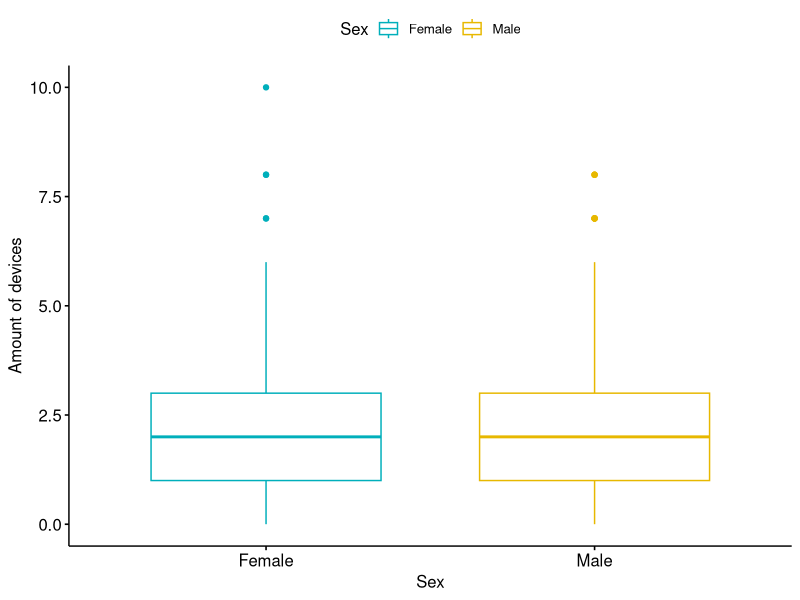
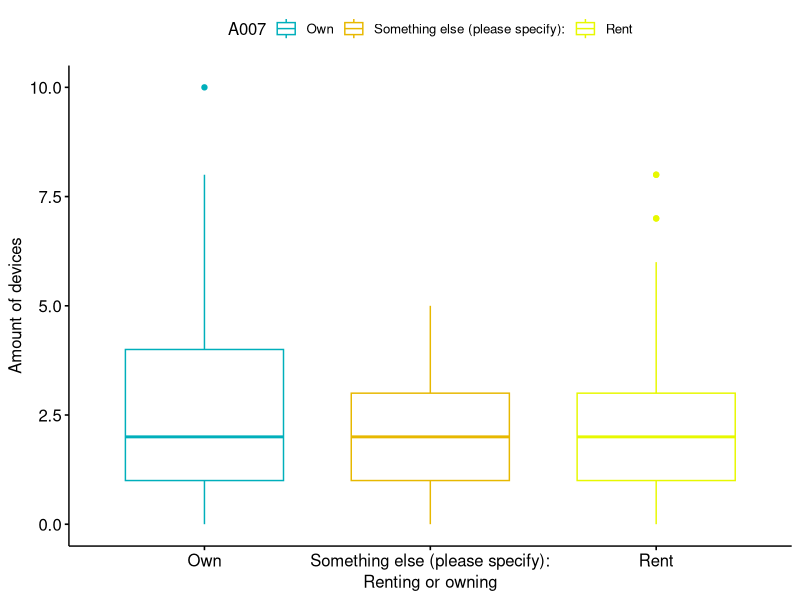

Write R code to recreate these figures, in order. (Note: this script raises an error after producing the figures.)
list.of.packages <- c("ggplot2", "tidyverse", "dplyr", "ggpubr","readxl")
new.packages <-
  list.of.packages[!(list.of.packages %in% installed.packages()[, "Package"])]
if (length(new.packages))
  install.packages(new.packages)

library(tidyverse)
library(dplyr)
library(ggplot2)
library(ggpubr)
library(rstatix)
library(readxl)


singleSourceOfTruthAppended_old <-
  read_csv("singleSourceOfTruthAppended.csv")
weirdGuys <-
  subset(singleSourceOfTruthAppended_old,
         is.na(`Current Country of Residence`))
save(weirdGuys, file = "weirdGuys.csv")
singleSourceOfTruthAppended <-
  read_xlsx("singleSourceOfTruthAppended_P.xlsx")
singleSourceOfTruthAppended <-
  subset(singleSourceOfTruthAppended,
         `Current Country of Residence` != "NA")


########################## RQ_03 ###################################################

##H1####
#plotting sex against amount of devices (purely out of interest)
ggboxplot(
  singleSourceOfTruthAppended,
  x = "Sex",
  y = "R101",
  color = "Sex",
  palette = c("#00AFBB", "#E7B800"),
  ylab = "Amount of devices",
  xlab = "Sex"
)


# testing for amount of devices per property ownership / renting a property

ggboxplot(
  singleSourceOfTruthAppended,
  x = "A007",
  y = "R101",
  color = "A007",
  palette = c("#00AFBB", "#E7B800", "#E7F800"),
  ylab = "Amount of devices",
  xlab = "Renting or owning"
)

wilcox.test(R101 ~ A007 == "Rent" |
              A007 == "Own") # no statistical significance found
kruskal_test(singleSourceOfTruthAppended, formula = R101 ~ A007) # 0.0701

# testing for amount of children in household

ggboxplot(
  singleSourceOfTruthAppended,
  x = "A004",
  y = "R101",
  color = "A004",
  palette = c("#00AFBB", "#E7B800"),
  ylab = "Amount of devices",
  xlab = "Children or no children"
)
##H2####



##H3####
##testing wilcox test for children > 0 impact on amount of devices##
singleSourceOfTruthAppended$A004 <-
  cut(singleSourceOfTruthAppended$A004, breaks = c(0, 1, Inf)) ## adding levels to children
singleSourceOfTruthAppended$A004 <-
  as.factor(singleSourceOfTruthAppended$A004)


#plotting having children and not having children against eachother
ggboxplot(
  singleSourceOfTruthAppended,
  x = "A004",
  y = "R101",
  color = "A004",
  palette = c("#00AFBB", "#E7B800"),
  ylab = "Amount of devices",
  xlab = "Children or no children"
)

wilcox.test(R101, na.omit(A004))##mann whitney u test #not significant

wilcox_test(singleSourceOfTruthAppended, R101 ~ A004) #p = 0.888

#testing for children affecting the type of usage the user is comfortable with

# 1 E205_01	Usage type: Voice commands via a Smart Speaker
# 2	E205_02	Usage type: Voice commands via a Smartphone Voice Assistant
# 3	E205_03	Usage type: Smartphone App for the Device
# 4	E205_04	Usage type: Smartphone Widgets or Shortcuts
# 5	E205_05	Usage type: Sensors inside the Home (e.g., Motion Sensors, Light Sensors, etc.)
# 6	E205_06	Usage type: Sensors outside the Home (e.g., Motion Sensors, Light Sensors, etc.)
# 7	E205_07	Usage type: Automatic Operation based on Device Programming

wilcox_test(singleSourceOfTruthAppended, E205_01 ~ A004) #ns
wilcox_test(singleSourceOfTruthAppended, E205_02 ~ A004) #ns
wilcox_test(singleSourceOfTruthAppended, E205_05 ~ A004) #ns
wilcox_test(singleSourceOfTruthAppended, E205_06 ~ A004) #ns


dunnTest(E205_06, as.factor(A004), method = "bonferroni")

wilcox_test(singleSourceOfTruthAppended, formula = E201_11 ~ A004) # 0.0701
wilcox_test(singleSourceOfTruthAppended, formula = E201_14 ~ A004) # 0.0701
wilcox_test(singleSourceOfTruthAppended, formula = E201_16 ~ A004) # 0.0701

wilcox_test(singleSourceOfTruthAppended, formula = A204_01 ~ A004)
wilcox_test(singleSourceOfTruthAppended, formula = A204_02 ~ A004)
wilcox_test(singleSourceOfTruthAppended, formula = A204_03 ~ A004)
wilcox_test(singleSourceOfTruthAppended, formula = A204_04 ~ A004)
wilcox_test(singleSourceOfTruthAppended, formula = A204_05 ~ A004)
wilcox_test(singleSourceOfTruthAppended, formula = A204_06 ~ A004)

singleSourceOfTruthAppended$A005 <-
  cut(as.numeric(singleSourceOfTruthAppended$A005), breaks = c(0, 1, Inf)) ## adding levels to children
singleSourceOfTruthAppended$A005 <-
  as.factor(singleSourceOfTruthAppended$A005)
wilcox_test(singleSourceOfTruthAppended, R101 ~ A005)


wilcox_test(singleSourceOfTruthAppended, formula = E201_11 ~ A005) # 0.0701
wilcox_test(singleSourceOfTruthAppended, formula = E201_14 ~ A005) # 0.0701
wilcox_test(singleSourceOfTruthAppended, formula = E201_16 ~ A005)
